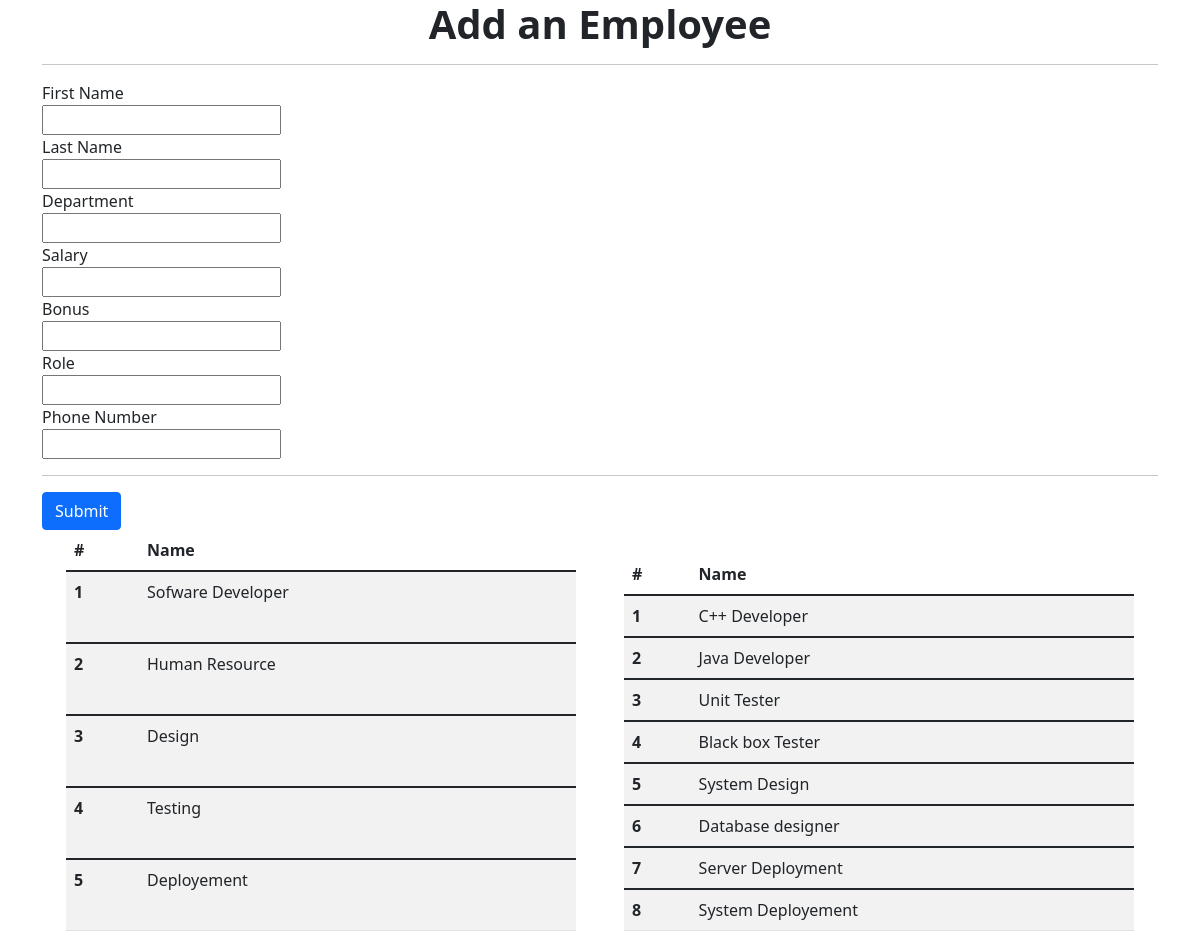
The page /add_emp/ on the database its author committed.
### emp_app/models.py (models this page shows, shortened)
class Department(models.Model):
    name = models.CharField(max_length=100)

class Role(models.Model):
    name = models.CharField(max_length=100)

### emp_app/views.py (the view)
# urls.py: path('add_emp/', views.add, name='add'),
def add(request):
    if request.method == 'POST':
        first_name = request.POST['first_name']
        last_name = request.POST['last_name']
        dept = int(request.POST['dept'])
        salary = int(request.POST['salary'])
        bonus = int(request.POST['bonus'])
        role = int(request.POST['role'])
        phone = int(request.POST['phone'])
        new_emp = Employee(first_name=first_name, last_name=last_name, dept_id=dept, salary=salary,
                           bonus=bonus, role_id=role, phone=phone, hire_date=datetime.date.today())
        new_emp.save()
        return HttpResponse("Employee Created")
    elif request.method == 'GET':
        depts = Department.objects.all()
        roles = Role.objects.all()
        context = {"depts": depts, "roles": roles, }
        return render(request, 'add_emp.html', context=context)
    else:
        return HttpResponse("Error Occured")

### emp_app/templates/add_emp.html (shortened to what this page needs)
<!doctype html>
<html lang="en">
<head>
    <link href="https://cdn.jsdelivr.net/npm/bootstrap@5.1.3/dist/css/bootstrap.min.css" rel="stylesheet"
>
</head>
<body>
    <div class="container">
        <h1 class="fw-bold" style="text-align: center;">Add an Employee</h1>
        <hr>
        <form method="post" action="/add_emp/">
            <label for="first_name">First Name</label><br>
            <input type="text" id="first_name" name="first_name"><br>
            <label for="last_name">Last Name</label><br>
            <input type="text" id="last_name" name="last_name"><br>
            <label for="dept">Department</label><br>
            <input type="number" id="dept" name="dept"><br>
            <label for="salary">Salary</label><br>
            <input type="number" id="salary" name="salary"><br>
            <label for="bonus">Bonus</label><br>
            <input type="number" id="bonus" name="bonus"><br>
            <label for="role">Role</label><br>
            <input type="number" id="role" name="role"><br>
            <label for="phone">Phone Number</label><br>
            <input type="number" id="phone" name="phone"><br>
            <hr>
            <button type="submit" class="btn btn-primary">Submit</button>
        </form>
        <div class="d-flex justify-content-center align-self-start">
            <table class="table table-striped mx-4">
                <thead>
                    <tr>
                        <th scope="col">#</th>
                        <th scope="col">Name</th>
                    </tr>
                </thead>
                {% for dept in depts %}
                <tbody>
                    <tr>
                        <th scope="row">{{dept.id}}</th>
                        <td>{{dept.name}}</td>
                    </tr>
                </tbody>
                {% endfor %}
            </table>
            <table class="table table-striped mt-4 mx-4">
                <thead>
                    <tr>
                        <th scope="col">#</th>
                        <th scope="col">Name</th>
                    </tr>
                </thead>
                {% for role in roles %}
                <tbody>
                    <tr>
                        <th scope="row">{{role.id}}</th>
                        <td>{{role.name}}</td>
                    </tr>
                </tbody>
                {% endfor %}
            </table>
        </div>
    </div>
</body>
</html>

### rows shown on the page
Department: id "1", name "Sofware Developer"
Department: id "2", name "Human Resource"
Department: id "3", name "Design"
Department: id "4", name "Testing"
Department: id "5", name "Deployement"
Role: id "1", name "C++ Developer"
Role: id "2", name "Java Developer"
Role: id "3", name "Unit Tester"
Role: id "4", name "Black box Tester"
Role: id "5", name "System Design"
Role: id "6", name "Database designer"
Role: id "7", name "Server Deployment"
Role: id "8", name "System Deployement"
